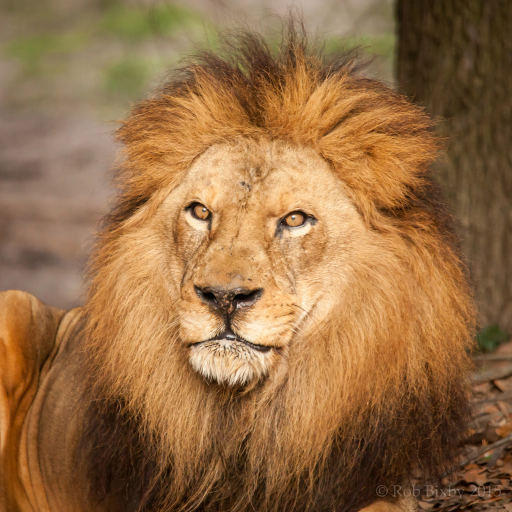
#> input picture Lion/0149d723dbc0d724.jpg, 1024 x 1024 px (shown at 1/2 size); its folder holds 4 pictures in this run
$ python them_anh.py
#> lines starting #> are read from the running program, lines starting #| are printed output that depends on the picture
import cv2
import os
import numpy as np

def augment_images(folder_path, output_folder, augment_count=100):
#> called with folder_path = './Lion', output_folder = './Lion_augmented', augment_count = 100
    os.makedirs(output_folder, exist_ok=True)
    images = [f for f in os.listdir(folder_path) if os.path.isfile(os.path.join(folder_path, f))]

    for i in range(augment_count):
        img_name = np.random.choice(images)
        img_path = os.path.join(folder_path, img_name)
        image = cv2.imread(img_path)
#> image is the input picture: shape (1024, 1024, 3); mean B, G, R 68.8, 109.3, 149.1

        # Áp dụng biến đổi
        if np.random.rand() > 0.5:
            image = cv2.flip(image, 1)  # Lật ngang
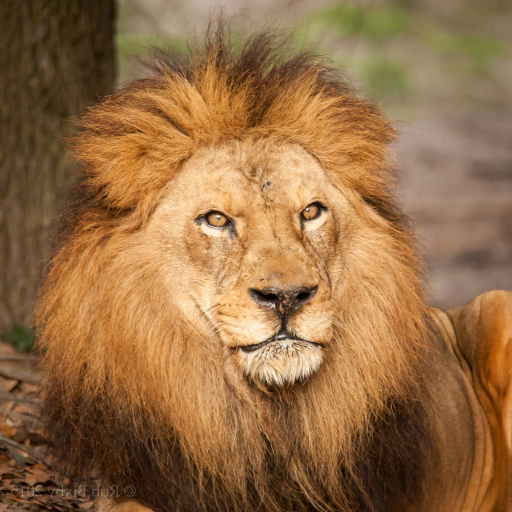
#> image: shape (1024, 1024, 3) (shown at 1/2 size); mean B, G, R 68.8, 109.3, 149.1
        if np.random.rand() > 0.5:
            angle = np.random.randint(-15, 15)
            h, w = image.shape[:2]
#> h = 1024; w = 1024
            M = cv2.getRotationMatrix2D((w // 2, h // 2), angle, 1)
            image = cv2.warpAffine(image, M, (w, h))
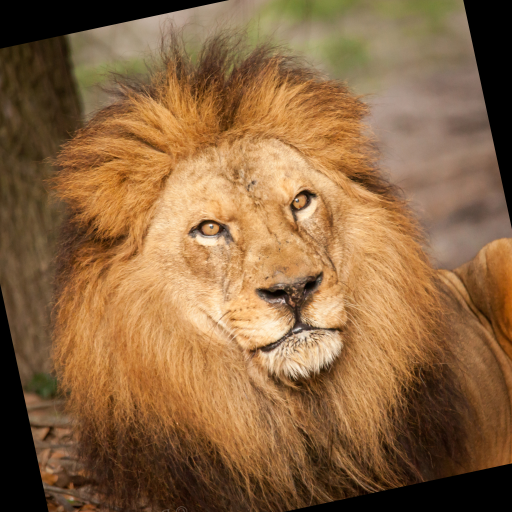
#> image: shape (1024, 1024, 3) (shown at 1/2 size); mean B, G, R 65.1, 102.5, 139.6

        # Lưu ảnh đã biến đổi vào thư mục output
        output_path = os.path.join(output_folder, f"augmented_{i}_{img_name}")
        cv2.imwrite(output_path, image)
#> pass 2 of the loop in augment_images, `for i in range(augment_count):`:
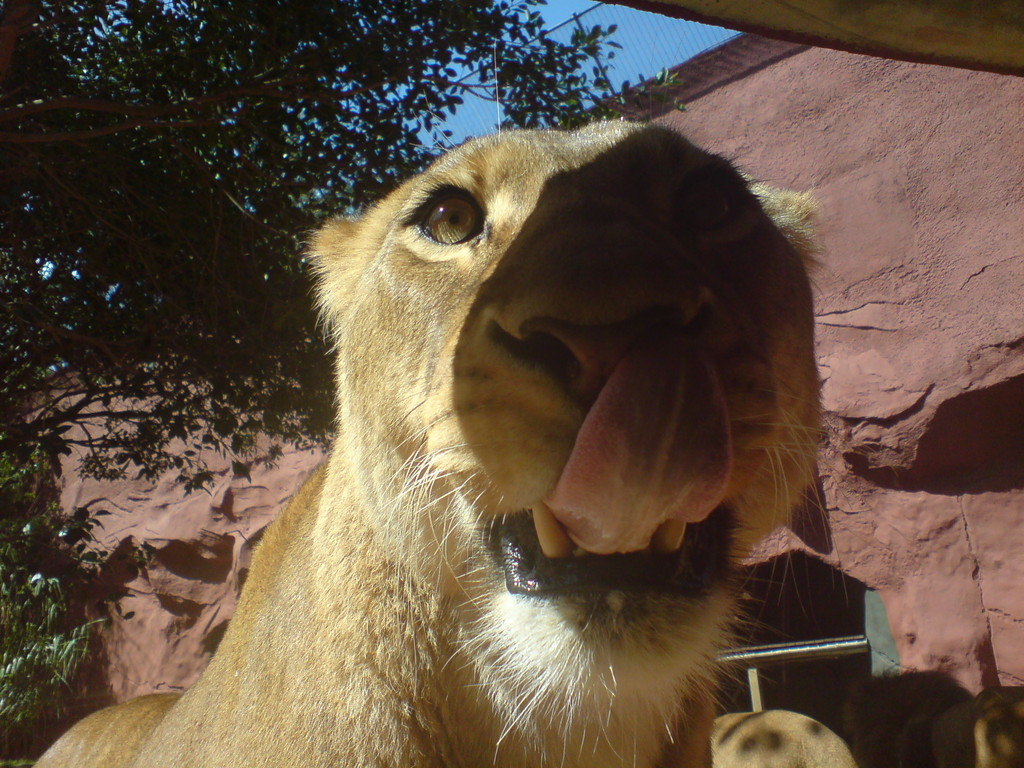
#> input picture Lion/08b6978e96007bfe.jpg, 1024 x 768 px
#> in augment_images, image is the input picture: shape (768, 1024, 3); mean B, G, R 65.7, 81.4, 98.8
#> in augment_images, `image = cv2.flip(image, 1)`:
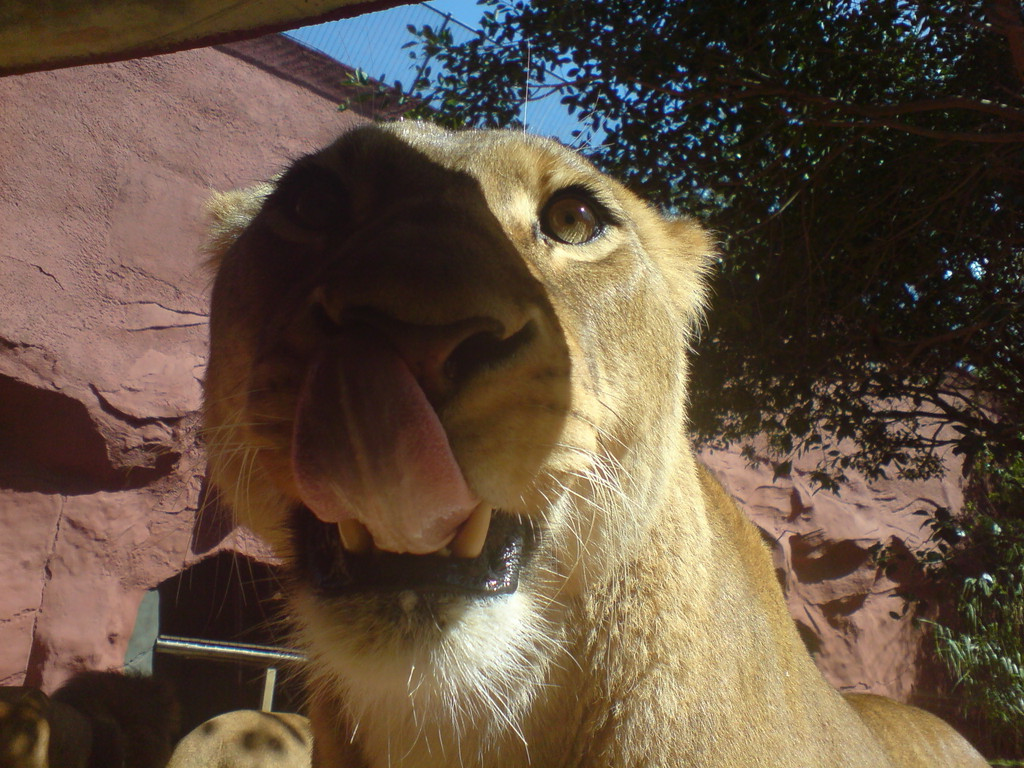
#> image: shape (768, 1024, 3); mean B, G, R 65.7, 81.4, 98.8
#> in augment_images, `image = cv2.warpAffine(image, M, (w, h))`:
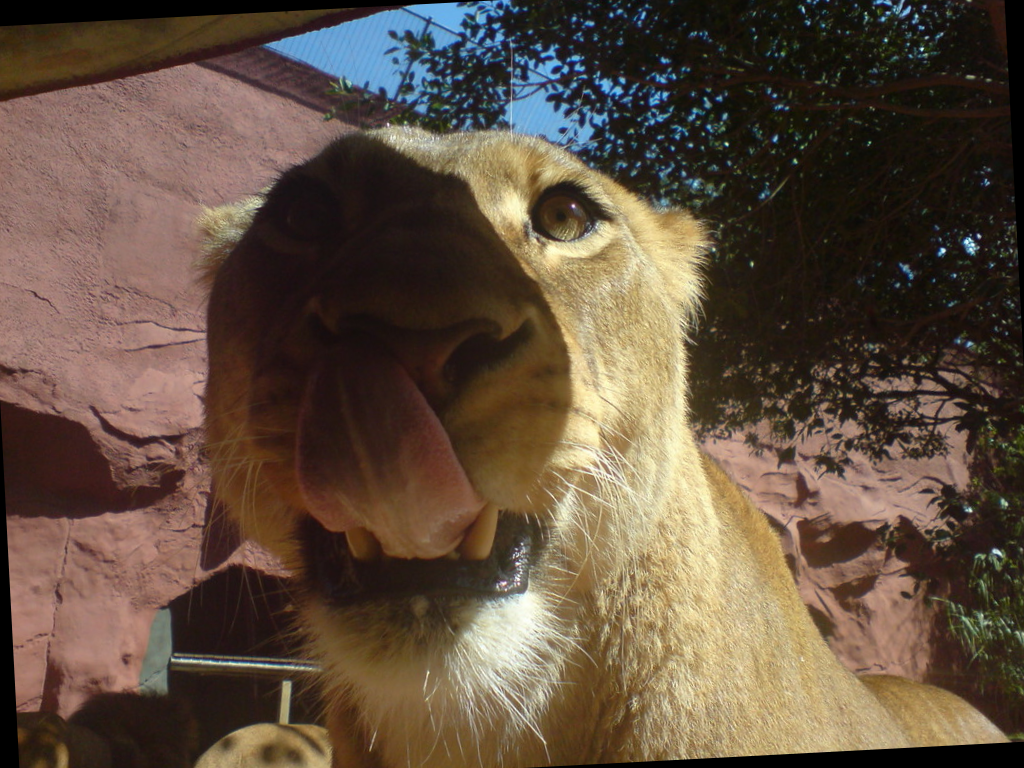
#> image: shape (768, 1024, 3); mean B, G, R 64.5, 79.9, 96.9

# Sử dụng hàm để tăng ảnh cho Lion và Horse
augment_images("./Lion", "./Lion_augmented", augment_count=100)
augment_images("./Horse", "./Horse_augmented", augment_count=100)
#> (the run stopped early here; a loop or call above may not have finished)
